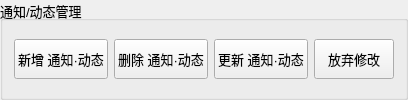
         <widget class="QGroupBox" name="groupBox_27">
          <property name="font">
           <font>
            <pointsize>10</pointsize>
           </font>
          </property>
          <property name="title">
           <string>通知/动态管理</string>
          </property>
          <layout class="QGridLayout" name="gridLayout_85">
           <item row="0" column="2">
            <widget class="QPushButton" name="btn_delContent">
             <property name="minimumSize">
              <size>
               <width>0</width>
               <height>40</height>
              </size>
             </property>
             <property name="text">
              <string>删除 通知·动态</string>
             </property>
             <property name="icon">
              <iconset resource="resource.qrc">
               <normaloff>:/images/color_icon/color-trash.svg</normaloff>:/images/color_icon/color-trash.svg</iconset>
             </property>
            </widget>
           </item>
           <item row="0" column="0">
            <widget class="QPushButton" name="btn_addContent">
             <property name="minimumSize">
              <size>
               <width>0</width>
               <height>40</height>
              </size>
             </property>
             <property name="text">
              <string>新增 通知·动态</string>
             </property>
             <property name="icon">
              <iconset resource="resource.qrc">
               <normaloff>:/images/color_icon/color-star_2.svg</normaloff>:/images/color_icon/color-star_2.svg</iconset>
             </property>
            </widget>
           </item>
           <item row="0" column="4">
            <widget class="QPushButton" name="btn_cancelContent">
             <property name="minimumSize">
              <size>
               <width>0</width>
               <height>40</height>
              </size>
             </property>
             <property name="text">
              <string>放弃修改</string>
             </property>
             <property name="icon">
              <iconset resource="resource.qrc">
               <normaloff>:/images/color_icon/color-delete.svg</normaloff>:/images/color_icon/color-delete.svg</iconset>
             </property>
            </widget>
           </item>
           <item row="0" column="3">
            <widget class="QPushButton" name="btn_updateContent">
             <property name="minimumSize">
              <size>
               <width>0</width>
               <height>40</height>
              </size>
             </property>
             <property name="text">
              <string>更新 通知·动态</string>
             </property>
             <property name="icon">
              <iconset resource="resource.qrc">
               <normaloff>:/images/color_icon/color-upload_cloud.svg</normaloff>:/images/color_icon/color-upload_cloud.svg</iconset>
             </property>
            </widget>
           </item>
          </layout>
         </widget>
